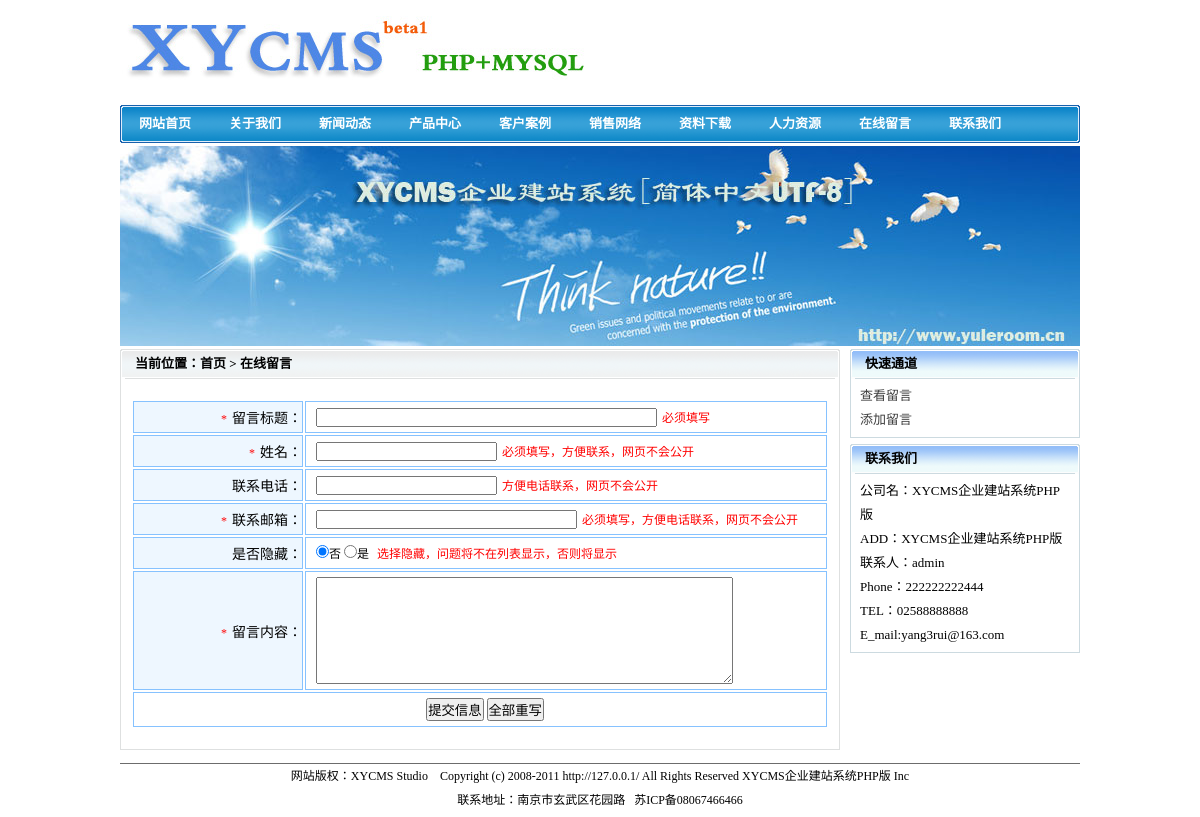
Page /add_book.php on the committed database.
### tables this page shows
CREATE TABLE IF NOT EXISTS `config` (
  `id` int(11) NOT NULL AUTO_INCREMENT,
  `wzname` varchar(255) NOT NULL,
  `descriptions` varchar(255) NOT NULL,
  `keywords` varchar(255) NOT NULL,
  `wzurl` varchar(255) NOT NULL,
  `icp` varchar(255) NOT NULL,
  `managename` varchar(255) NOT NULL,
  `email` varchar(255) NOT NULL,
  `telnum` varchar(255) NOT NULL,
  `phonenum` bigint(20) NOT NULL,
  `faxnum` varchar(255) NOT NULL,
  `qqnum` bigint(20) NOT NULL,
  `address` varchar(255) NOT NULL,
  `wzlogo` varchar(255) NOT NULL,
  `wzlogow` int(11) NOT NULL,
  `wzlogoh` int(11) NOT NULL,
  `gbook_sh` int(11) NOT NULL,
  `on_run` int(11) NOT NULL,
  `off_dc` text NOT NULL,
  PRIMARY KEY (`id`)
);

CREATE TABLE IF NOT EXISTS `menu` (
  `id` int(11) NOT NULL AUTO_INCREMENT,
  `m_title` varchar(255) NOT NULL,
  `m_url` varchar(255) NOT NULL,
  `m_open` varchar(255) NOT NULL,
  `m_px` int(11) NOT NULL,
  PRIMARY KEY (`id`)
);

### inc/xycms.php (called while the page is built, shortened)
<?php
$sql="select * from config where id=1";
$result=mysql_query($sql);
$rs=mysql_fetch_array($result);
$wzname=$rs['wzname'];
$wzurl=$rs['wzurl'];
$icp=$rs['icp'];
$managename=$rs['managename'];
$email=$rs['email'];
$telnum=$rs['telnum'];
$phonenum=$rs['phonenum'];
$address=$rs['address'];
$wzlogo=$rs['wzlogo'];
$wzlogow=$rs['wzlogow'];
$wzlogoh=$rs['wzlogoh'];
?>

### add_book.php (the view, shortened to what this page needs)
<?php include_once 'inc/xycms.php';?>
<!DOCTYPE html PUBLIC "-//W3C//DTD XHTML 1.0 Transitional//EN" "http://www.w3.org/TR/xhtml1/DTD/xhtml1-transitional.dtd">
<html xmlns="http://www.w3.org/1999/xhtml">
<head>
<link href="style/index.css" type="text/css" rel="stylesheet" />
</head>
<body>
<div id="contain">
  <div id="head">
    <?php include_once 'header.php';?>
  </div>
  <div id="focus">
    <img src="adv/focus.jpg" alt="焦点图" />
  </div>
  <div id="dc">
    <div class="dc_l">
      <div class="dc_l_t">
        <h3>当前位置：首页 > 在线留言</h3>
      </div>
      <div class="dc_l_c">
        <div class="dc_l_c_c">
          <div class="kf">
            <form name="form" method="post" action="add_book.php?act=ok" onSubmit="return checkform();">
            <table class="tablecss">
              <tr>
                <th><span>*</span>留言标题：</th>
                <td><input name="title" type="text" size="40" /><span>必须填写</span></td>
              </tr>
              <tr>
                <th><span>*</span>姓名：</th>
                <td><input name="ly_name" type="text" size="20" /><span>必须填写，方便联系，网页不会公开</span></td>
              </tr>
              <tr>
                <th>联系电话：</th>
                <td><input name="tel" type="text" size="20" /><span>方便电话联系，网页不会公开</span></td>
              </tr>
              <tr>
                <th><span>*</span>联系邮箱：</th>
                <td><input name="spanail" type="text" size="30" /><span>必须填写，方便电话联系，网页不会公开</span></td>
              </tr>
              <tr>
                <th>是否隐藏：</th>
                <td><input type="radio" name="sf_yc" checked="checked" value="0" />否 <input type="radio" name="sf_yc" value="1" />是
                <span>选择隐藏，问题将不在列表显示，否则将显示</span>
                </td>
              </tr>
              <tr>
                <th><span>*</span>留言内容：</th>
                <td><textarea name="content" rows="7" cols="50"></textarea></td>
              </tr>
              <tr>
                <td colspan="2" align="center"><input type="submit" value="提交信息" /> <input type="reset" value="全部重写" /></td>
              </tr>
            </table>
            </form>
          </div>
        </div>
      </div>
    </div>
    <div class="dc_r">
      <div class="dc_r_t">
        <h3>快速通道</h3>
      </div>
      <div class="dc_r_c">
        <div class="dc_r_c_c">
          <ul>
            <li><a href="gbook.php" target="_self">查看留言</a></li>
            <li><a href="add_book.php" target="_self">添加留言</a></li>
          </ul>
        </div>
      </div>
      <div class="dc_r_t">
        <h3>联系我们</h3>
      </div>
      <div class="dc_r_c">
        <div class="dc_r_c_c">
          <ul>
            <li>公司名：<?php echo $wzname;?></li>
            <li>ADD：<?php echo $wzname;?></li>
            <li>联系人：<?php echo $managename;?></li>
            <li>Phone：<?php echo $phonenum;?></li>
            <li>TEL：<?php echo $telnum;?></li>
            <li>E_mail:<?php echo $email;?></li>
          </ul>
        </div>
      </div>
    </div>
  </div>
  <div id="foot">
    <?php include_once 'footer.php'; ?>
  </div>
</div>
</body>
</html>

### header.php (shortened to what this page needs)
<div class="h_logo">
  <img src="<?php echo $wzlogo;?>" width="<?php echo $wzlogow;?>" height="<?php echo $wzlogoh;?>" alt="<?php echo $wzname;?>" />
</div>
<div class="h_nav">
  <ul>
    <?php
    $sql="select * from menu order by m_px asc";
    $result=mysql_query($sql);
    while($rs=mysql_fetch_array($result)){
    ?>
    <li><a href="<?php echo $rs['m_url'];?>" target="<?php echo $rs['m_open'];?>" title="<?php echo $rs['m_title'];?>"><?php echo $rs['m_title'];?></a></li>
    <?php
    }
	?>
  </ul>
</div>

### footer.php
<div class="foot_line">
</div>
<div class="foot_dc">
网站版权：XYCMS Studio&nbsp;&nbsp;&nbsp;&nbsp;Copyright (c) 2008-2011 <?php echo $wzurl;?> All Rights Reserved  <?php echo $wzname;?> Inc
</div>
<div class="foot_dc">
联系地址：<?php echo $address;?> &nbsp; <?php echo $icp;?>
</div>

### style/index.css (style rules this page uses)
* { margin:0px; padding:0px; }
body { font-size:12px; }
img { border:0; }
ul { list-style:none; }
a { text-decoration:none; color:#3E3E3E; }
h3 { font:bold 13px/30px "宋体"; padding-left:15px; }
#contain { width:964px; margin:0px auto; }
#head { width:960px; margin:0px auto; }
.h_logo { width:960px; height:100px; }
.h_nav { width:960px; height:38px; margin-top:5px; background:url(../images/nav_bg.gif) no-repeat; }
.h_nav li { width:90px; float:left; text-align:center; font:bold 13px/38px "宋体"; color:#FFFFFF; }
.h_nav li a:link { color:#FFFFFF; }
#focus { width:960px; margin:3px auto; font-size:0px; }
#foot { width:960px; margin:5px auto; }
.foot_line { width:100%; height:2px; overflow:hidden; border-bottom:1px #6C6C6C solid; }
.foot_dc { width:100%; line-height:24px; text-align:center; }
#dc { width:960px; margin:0px auto; }
.dc_l { width:720px; float:left; margin-right:10px; }
.dc_l_t { width:100%; height:30px; background:url(../images/r_t.gif) no-repeat; }
.dc_l_c { width:718px; border:1px #dee0e0 solid; border-top-style:none; overflow:hidden; margin-bottom:6px; }
.dc_l_c_c { width:698px; margin:10px; overflow:hidden; }
.dc_r { width:230px; float:right; }
.dc_r_t { wwidth:100%; height:30px; background:url(../images/l_t.gif) no-repeat; }
.dc_r_c { width:228px; border:1px #ccdae0 solid; border-top-style:none; overflow:hidden; margin-bottom:6px; }
.dc_r_c_c { width:210px; margin:5px 9px; overflow:hidden; }
.dc_r_c_c li { font:13px/24px "宋体"; }
.kf { width:698px; }
.tablecss { width:100%; margin:10px auto; }
.tablecss th, .tablecss td { border:1px solid #86C2FF; }
.tablecss th { background:#EEF7FF;width:158px;text-align:right;font-size:14px;font-weight:normal;padding:5px 0 5px 10px;color:#000 }
.tablecss td { background:#fff;padding:5px 0 5px 10px; }
.tablecss span { color:#FF0000;margin:0 5px; font-size:12px; }

### rows in the picture
config: wzlogo (picture), wzname "XYCMS企业建站系统PHP版", managename "admin", phonenum "222222222444", telnum "02588888888", email "yang3rui@163.com", wzurl "http://127.0.0.1/", address "南京市玄武区花园路", icp "苏ICP备08067466466"
menu: m_title "网站首页"
menu: m_title "关于我们"
menu: m_title "新闻动态"
menu: m_title "产品中心"
menu: m_title "客户案例"
menu: m_title "销售网络"
menu: m_title "资料下载"
menu: m_title "人力资源"
menu: m_title "在线留言"
menu: m_title "联系我们"
